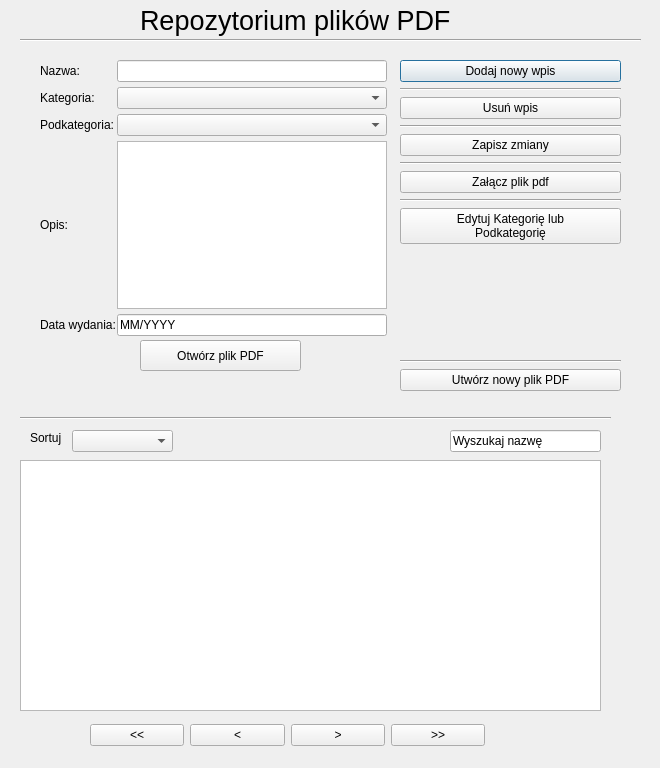
<?xml version="1.0" encoding="UTF-8"?>
<ui version="4.0">
 <class>GlowneOkno</class>
 <widget class="QDialog" name="GlowneOkno">
  <property name="geometry">
   <rect>
    <x>0</x>
    <y>0</y>
    <width>660</width>
    <height>768</height>
   </rect>
  </property>
  <property name="maximumSize">
   <size>
    <width>1024</width>
    <height>768</height>
   </size>
  </property>
  <property name="focusPolicy">
   <enum>Qt::NoFocus</enum>
  </property>
  <property name="windowTitle">
   <string>Repozytorium plików PDF</string>
  </property>
  <widget class="QWidget" name="gridLayoutWidget">
   <property name="geometry">
    <rect>
     <x>40</x>
     <y>60</y>
     <width>347</width>
     <height>281</height>
    </rect>
   </property>
   <layout class="QGridLayout" name="gridLayout_3" columnstretch="0,0">
    <property name="sizeConstraint">
     <enum>QLayout::SetDefaultConstraint</enum>
    </property>
    <property name="bottomMargin">
     <number>5</number>
    </property>
    <property name="horizontalSpacing">
     <number>1</number>
    </property>
    <property name="verticalSpacing">
     <number>5</number>
    </property>
    <item row="3" column="1">
     <widget class="QPlainTextEdit" name="OpisTextEdit">
      <property name="layoutDirection">
       <enum>Qt::LeftToRight</enum>
      </property>
      <property name="tabChangesFocus">
       <bool>true</bool>
      </property>
     </widget>
    </item>
    <item row="4" column="1">
     <widget class="QLineEdit" name="Data_wydaniaLineEdit">
      <property name="inputMask">
       <string/>
      </property>
      <property name="text">
       <string>MM/YYYY</string>
      </property>
      <property name="echoMode">
       <enum>QLineEdit::Normal</enum>
      </property>
      <property name="alignment">
       <set>Qt::AlignJustify|Qt::AlignVCenter</set>
      </property>
     </widget>
    </item>
    <item row="4" column="0">
     <widget class="QLabel" name="Data_wydaniaLabel">
      <property name="text">
       <string>Data wydania:</string>
      </property>
     </widget>
    </item>
    <item row="3" column="0">
     <widget class="QLabel" name="OpisLabel">
      <property name="text">
       <string>Opis:</string>
      </property>
     </widget>
    </item>
    <item row="0" column="0">
     <widget class="QLabel" name="NazwaLabel">
      <property name="text">
       <string>Nazwa:</string>
      </property>
     </widget>
    </item>
    <item row="1" column="0">
     <widget class="QLabel" name="KategoriaLabel">
      <property name="text">
       <string>Kategoria:</string>
      </property>
     </widget>
    </item>
    <item row="0" column="1">
     <widget class="QLineEdit" name="NazwaLineEdit">
      <property name="alignment">
       <set>Qt::AlignJustify|Qt::AlignVCenter</set>
      </property>
     </widget>
    </item>
    <item row="1" column="1">
     <widget class="QComboBox" name="comboBox"/>
    </item>
    <item row="2" column="0">
     <widget class="QLabel" name="PodkategoriaLabel">
      <property name="text">
       <string>Podkategoria:</string>
      </property>
     </widget>
    </item>
    <item row="2" column="1">
     <widget class="QComboBox" name="comboBox_2"/>
    </item>
   </layout>
  </widget>
  <widget class="QLabel" name="naglowekLabel">
   <property name="geometry">
    <rect>
     <x>140</x>
     <y>0</y>
     <width>421</width>
     <height>41</height>
    </rect>
   </property>
   <property name="font">
    <font>
     <pointsize>20</pointsize>
    </font>
   </property>
   <property name="contextMenuPolicy">
    <enum>Qt::NoContextMenu</enum>
   </property>
   <property name="layoutDirection">
    <enum>Qt::LeftToRight</enum>
   </property>
   <property name="text">
    <string>Repozytorium plików PDF</string>
   </property>
   <property name="textFormat">
    <enum>Qt::AutoText</enum>
   </property>
  </widget>
  <widget class="Line" name="line">
   <property name="geometry">
    <rect>
     <x>20</x>
     <y>30</y>
     <width>621</width>
     <height>20</height>
    </rect>
   </property>
   <property name="orientation">
    <enum>Qt::Horizontal</enum>
   </property>
  </widget>
  <widget class="QWidget" name="verticalLayoutWidget_2">
   <property name="geometry">
    <rect>
     <x>400</x>
     <y>60</y>
     <width>221</width>
     <height>331</height>
    </rect>
   </property>
   <layout class="QVBoxLayout" name="verticalLayout_2">
    <item>
     <widget class="QPushButton" name="DodajButton">
      <property name="text">
       <string>Dodaj nowy wpis</string>
      </property>
      <property name="icon">
       <iconset resource="zasoby.qrc">
        <normaloff>:/rozne/add.png</normaloff>:/rozne/add.png</iconset>
      </property>
     </widget>
    </item>
    <item>
     <widget class="Line" name="line_7">
      <property name="orientation">
       <enum>Qt::Horizontal</enum>
      </property>
     </widget>
    </item>
    <item>
     <widget class="QPushButton" name="UsunButton">
      <property name="text">
       <string>Usuń wpis</string>
      </property>
      <property name="icon">
       <iconset resource="zasoby.qrc">
        <normaloff>:/rozne/delete.png</normaloff>:/rozne/delete.png</iconset>
      </property>
     </widget>
    </item>
    <item>
     <widget class="Line" name="line_2">
      <property name="orientation">
       <enum>Qt::Horizontal</enum>
      </property>
     </widget>
    </item>
    <item>
     <widget class="QPushButton" name="ZapiszZmiany">
      <property name="text">
       <string>Zapisz zmiany</string>
      </property>
      <property name="icon">
       <iconset resource="zasoby.qrc">
        <normaloff>:/rozne/filesave.png</normaloff>:/rozne/filesave.png</iconset>
      </property>
     </widget>
    </item>
    <item>
     <widget class="Line" name="line_3">
      <property name="orientation">
       <enum>Qt::Horizontal</enum>
      </property>
     </widget>
    </item>
    <item>
     <widget class="QPushButton" name="ZalaczButton">
      <property name="text">
       <string>Załącz plik pdf</string>
      </property>
      <property name="icon">
       <iconset resource="zasoby.qrc">
        <normaloff>:/rozne/filenew.png</normaloff>:/rozne/filenew.png</iconset>
      </property>
     </widget>
    </item>
    <item>
     <widget class="Line" name="line_6">
      <property name="orientation">
       <enum>Qt::Horizontal</enum>
      </property>
     </widget>
    </item>
    <item>
     <widget class="QPushButton" name="EdytujPKatButton">
      <property name="text">
       <string>Edytuj Kategorię lub 
Podkategorię</string>
      </property>
      <property name="icon">
       <iconset resource="zasoby.qrc">
        <normaloff>:/rozne/kwin.png</normaloff>:/rozne/kwin.png</iconset>
      </property>
     </widget>
    </item>
    <item>
     <spacer name="verticalSpacer">
      <property name="orientation">
       <enum>Qt::Vertical</enum>
      </property>
      <property name="sizeHint" stdset="0">
       <size>
        <width>20</width>
        <height>40</height>
       </size>
      </property>
     </spacer>
    </item>
    <item>
     <widget class="Line" name="line_9">
      <property name="orientation">
       <enum>Qt::Horizontal</enum>
      </property>
     </widget>
    </item>
    <item>
     <widget class="QPushButton" name="UtworzPButton">
      <property name="text">
       <string>Utwórz nowy plik PDF</string>
      </property>
      <property name="icon">
       <iconset resource="zasoby.qrc">
        <normaloff>:/rozne/icon.png</normaloff>:/rozne/icon.png</iconset>
      </property>
     </widget>
    </item>
   </layout>
  </widget>
  <widget class="QLineEdit" name="szukajLineEdit">
   <property name="geometry">
    <rect>
     <x>450</x>
     <y>430</y>
     <width>151</width>
     <height>22</height>
    </rect>
   </property>
   <property name="text">
    <string>Wyszukaj nazwę</string>
   </property>
  </widget>
  <widget class="QComboBox" name="SortComboBox">
   <property name="geometry">
    <rect>
     <x>72</x>
     <y>430</y>
     <width>101</width>
     <height>22</height>
    </rect>
   </property>
  </widget>
  <widget class="QLabel" name="label">
   <property name="geometry">
    <rect>
     <x>30</x>
     <y>430</y>
     <width>41</width>
     <height>16</height>
    </rect>
   </property>
   <property name="text">
    <string>Sortuj</string>
   </property>
  </widget>
  <widget class="QTableView" name="tableView">
   <property name="geometry">
    <rect>
     <x>20</x>
     <y>460</y>
     <width>581</width>
     <height>251</height>
    </rect>
   </property>
  </widget>
  <widget class="QWidget" name="horizontalLayoutWidget">
   <property name="geometry">
    <rect>
     <x>90</x>
     <y>720</y>
     <width>395</width>
     <height>30</height>
    </rect>
   </property>
   <layout class="QHBoxLayout" name="horizontalLayout">
    <item>
     <widget class="QPushButton" name="napoczatekButton">
      <property name="enabled">
       <bool>true</bool>
      </property>
      <property name="text">
       <string>&lt;&lt;</string>
      </property>
     </widget>
    </item>
    <item>
     <widget class="QPushButton" name="wsteczButton">
      <property name="text">
       <string>&lt;</string>
      </property>
     </widget>
    </item>
    <item>
     <widget class="QPushButton" name="dalejButton">
      <property name="focusPolicy">
       <enum>Qt::StrongFocus</enum>
      </property>
      <property name="text">
       <string>&gt;</string>
      </property>
     </widget>
    </item>
    <item>
     <widget class="QPushButton" name="nakoniecButton">
      <property name="text">
       <string>&gt;&gt;</string>
      </property>
     </widget>
    </item>
   </layout>
  </widget>
  <widget class="QPushButton" name="OtworzButton">
   <property name="geometry">
    <rect>
     <x>140</x>
     <y>340</y>
     <width>161</width>
     <height>31</height>
    </rect>
   </property>
   <property name="text">
    <string>Otwórz plik PDF</string>
   </property>
   <property name="icon">
    <iconset resource="zasoby.qrc">
     <normaloff>:/rozne/fileopen.png</normaloff>:/rozne/fileopen.png</iconset>
   </property>
  </widget>
  <widget class="Line" name="line_8">
   <property name="geometry">
    <rect>
     <x>20</x>
     <y>410</y>
     <width>591</width>
     <height>16</height>
    </rect>
   </property>
   <property name="orientation">
    <enum>Qt::Horizontal</enum>
   </property>
  </widget>
  <zorder>gridLayoutWidget</zorder>
  <zorder>naglowekLabel</zorder>
  <zorder>line</zorder>
  <zorder>verticalLayoutWidget_2</zorder>
  <zorder>szukajLineEdit</zorder>
  <zorder>SortComboBox</zorder>
  <zorder>label</zorder>
  <zorder>tableView</zorder>
  <zorder>horizontalLayoutWidget</zorder>
  <zorder>OtworzButton</zorder>
  <zorder>OtworzButton</zorder>
  <zorder>OtworzButton</zorder>
  <zorder>OtworzButton</zorder>
  <zorder>line_8</zorder>
 </widget>
 <resources>
  <include location="zasoby.qrc"/>
 </resources>
 <connections/>
</ui>
